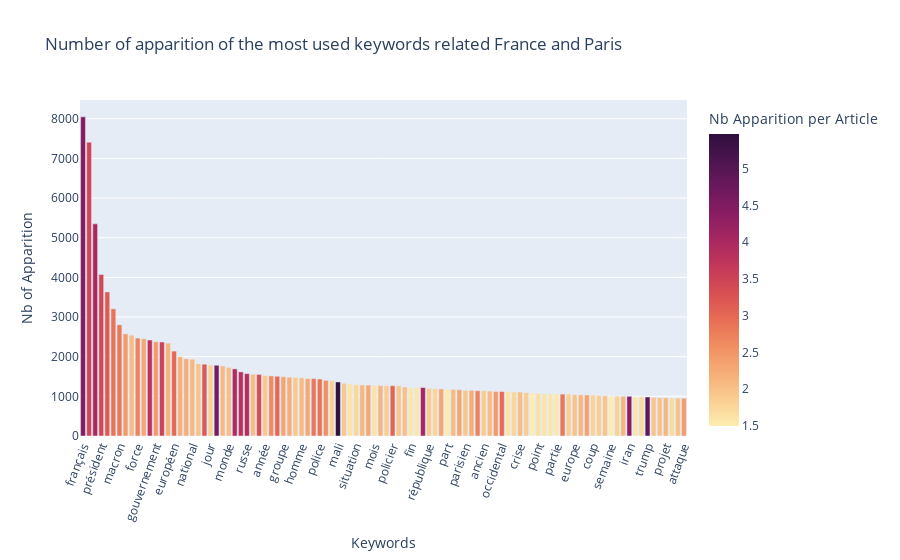

Source (notebook cell):
### Markdown cell above
## Création d'un Bar Chart
Nous créons ensuite un graphique mettant en avant les mots clés les plus utilisés lorsque l'on parle de deux localisations.

### Code cell
fig = px.bar(df_kws,title=f'Number of apparition of the most used keywords related {country1} and {country2}',x='Keywords',y='Nb of Apparition',color='Nb Apparition per Article',color_continuous_scale=px.colors.sequential.matter,hover_data=df_kws)
fig.update_layout(xaxis_tickangle=-70)
fig.show()

### Figure 1 — Plotly figure (JSON) as saved in the notebook; plotly's stock layout.template omitted (floating-point values rounded to 4 significant figures; data arrays with more than 128 entries replaced by an {"elided": "..."} marker saying what was removed)
{"data": [{"alignmentgroup": "True", "customdata": {"elided": "100x2 float values"}, "hovertemplate": "Keywords=%{x}<br>Nb of Apparition=%{y}<br>Nb Articles=%{customdata[0]}<br>Nb Apparition per Article=%{marker.color}<extra></extra>", "legendgroup": "", "marker": {"color": [4.448, 3.455, 4.029, 3.429, 3.174, 2.867, 2.835, 2.438, 2.059, 2.691, 2.279, 3.759, 2.42, 3.518, 2.163, 2.986, 2.198, 2.22, 2.107, 1.98, 3.192, 1.832, 4.586, 2.082, 2.031, 3.946, 3.814, 3.894, 2.049, 3.347, 1.917, 2.621, 3.002, 2.311, 2.226, 1.911, 2.072, 2.261, 2.823, 2.857, 2.571, 1.851, 5.474, 1.914, 1.603, 1.743, 2.105, 2.284, 1.626, 2.145, 1.874, 3.033, 1.948, 2.003, 1.582, 1.565, 4.056, 1.897, 1.774, 2.316, 1.537, 2.049, 2.288, 1.946, 2.226, 2.7, 1.899, 2.065, 2.438, 2.979, 1.608, 1.772, 2.02, 1.866, 1.499, 1.647, 1.602, 1.585, 1.55, 2.811, 1.857, 1.987, 2.116, 2.347, 1.789, 1.849, 1.959, 1.499, 1.806, 2.136, 4.39, 1.576, 1.709, 4.896, 1.976, 1.998, 2.121, 1.718, 1.992, 2.413], "coloraxis": "coloraxis", "pattern": {"shape": ""}}, "name": "", "offsetgroup": "", "orientation": "v", "showlegend": false, "textposition": "auto", "type": "bar", "x": ["français", "pari", "pays", "président", "état", "politique", "macron", "ministre", "dernier", "force", "an", "américain", "gouvernement", "militaire", "grand", "européen", "affaire", "place", "national", "nouveau", "armée", "jour", "afrique", "personne", "monde", "jaune", "gilet", "russe", "étranger", "terroriste", "année", "sputnik", "russie", "groupe", "sécurité", "question", "homme", "guerre", "manifestation", "police", "accord", "chef", "mali", "cas", "face", "situation", "droit", "région", "mois", "média", "public", "policier", "général", "international", "fin", "fois", "africain", "république", "emmanuel", "défense", "part", "ville", "source", "parisien", "mars", "samedi", "ancien", "ordre", "population", "occidental", "côté", "mesure", "crise", "social", "lieu", "point", "autorité", "temps", "partie", "manifestant", "presse", "europe", "novembre", "euro", "coup", "service", "mort", "semaine", "heure", "octobre", "iran", "bon", "ministère", "trump", "relation", "janvier", "projet", "décision", "mouvement", "attaque"], "xaxis": "x", "y": [8050, 7410, 5350, 4074, 3634, 3208, 2804, 2575, 2543, 2470, 2454, 2421, 2379, 2371, 2343, 2141, 1998, 1949, 1936, 1822, 1810, 1790, 1784, 1768, 1730, 1693, 1617, 1573, 1557, 1553, 1526, 1515, 1507, 1495, 1485, 1479, 1467, 1449, 1448, 1437, 1404, 1392, 1363, 1330, 1310, 1295, 1286, 1286, 1281, 1272, 1269, 1268, 1266, 1236, 1221, 1221, 1221, 1201, 1199, 1186, 1182, 1176, 1169, 1152, 1151, 1142, 1141, 1136, 1124, 1123, 1121, 1113, 1111, 1097, 1082, 1079, 1067, 1062, 1060, 1057, 1055, 1045, 1039, 1035, 1032, 1019, 1015, 1007, 1006, 1004, 1001, 988, 986, 984, 976, 965, 961, 955, 954, 953], "yaxis": "y"}], "layout": {"barmode": "relative", "coloraxis": {"colorbar": {"title": {"text": "Nb Apparition per Article"}}, "colorscale": [[0, "rgb(253, 237, 176)"], [0.09091, "rgb(250, 205, 145)"], [0.1818, "rgb(246, 173, 119)"], [0.2727, "rgb(240, 142, 98)"], [0.3636, "rgb(231, 109, 84)"], [0.4545, "rgb(216, 80, 83)"], [0.5455, "rgb(195, 56, 90)"], [0.6364, "rgb(168, 40, 96)"], [0.7273, "rgb(138, 29, 99)"], [0.8182, "rgb(107, 24, 93)"], [0.9091, "rgb(76, 21, 80)"], [1, "rgb(47, 15, 61)"]]}, "legend": {"tracegroupgap": 0}, "title": {"text": "Number of apparition of the most used keywords related France and Paris"}, "xaxis": {"anchor": "y", "domain": [0, 1], "tickangle": -70, "title": {"text": "Keywords"}}, "yaxis": {"anchor": "x", "domain": [0, 1], "title": {"text": "Nb of Apparition"}}}}
